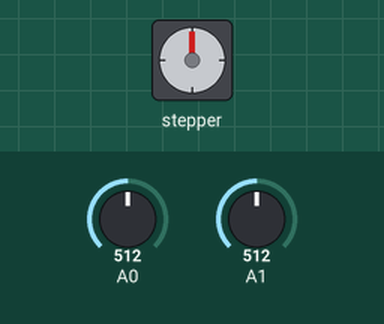
Recording of a sketch running on a simulated Arduino Uno, built with avr-gcc and run on an emulated ATmega328P. Parts: stepper motor. Inputs (shaded band) come from the test bench; at power-on: A0 = 512, A1 = 512. Stepper angles assume 2048 steps per turn.

Above: at 1.2 s.
1.3 s: A0 set to 891
2.8 s: A0 set to 909
At 2.95 s:
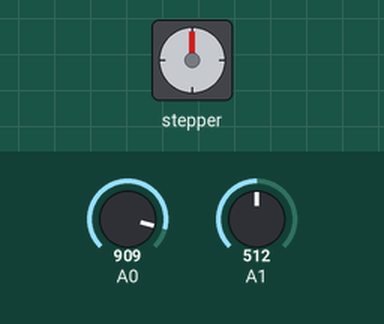
At 3.55 s:
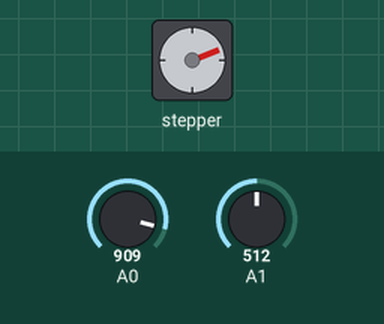
5.8 s: A1 set to 53
8.8 s: A1 set to 46
At 9.3 s:
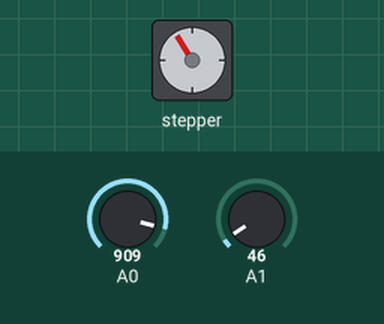
Timing chart, 0 to 11.3 s (numbered marks = the images above; inputs shaded):
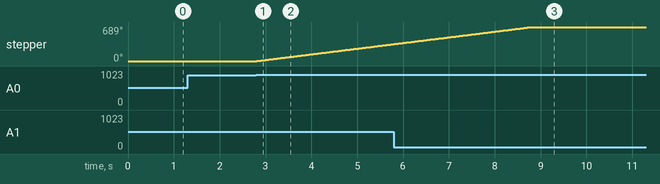

Measured:
- the behaviour switches between 900 and 901 on A0 (found by bisection; images 0 and 1)
- the behaviour switches between 50 and 49 on A1 (found by bisection; images 2 and 3)
- after the input at 1.3 s, every drawn part: stays the same
- after the input at 2.8 s, stepper: keeps turning clockwise at about 115°/s, starting at once
- after the input at 8.8 s, stepper: stops changing and stays 689°

The sketch:

astro_tracker.ino
```cpp
#include <AccelStepper.h>

// #define DEBUG
#define MotorInterfaceType 4

typedef enum {
  STOP,
  TRACK,
  REWIND
} OperationMode;

// STEPPER MOTOR CONSTANTS (28BYJ-48)
const int STEPS_PER_REVOLUTION = 2048;  // 2048 steps to make one full revolution

// MECHANICAL CONSTANTS
const double SIDEREAL_TIME_SEC = 86164.0905;  // time for a complete rotation of Earth
const double THREAD_PITCH_MM = 1.25;          // thread pitch is 1.25 mm
const double BASE_LENGTH_MM = 295.0;          // 29.5 cm from hinge to thread center

// CALCULATIONS
const double SIDEREAL_RAD_SEC = (2 * PI) / SIDEREAL_TIME_SEC;                      // one-second Earth rotation value expressed in radiant degrees
const double LINEAR_MOVEMENT_MM_MIN = (BASE_LENGTH_MM) * (SIDEREAL_RAD_SEC * 60);  // linear movement of the rod in millimeters in a minute
const double ROTATIONS_PER_MINUTE = LINEAR_MOVEMENT_MM_MIN / THREAD_PITCH_MM;      // computes how many revolutions the rod does in a minute
const double STEPS_PER_SEC = (ROTATIONS_PER_MINUTE * STEPS_PER_REVOLUTION) / 60;   // computes required steps in one second to match required rotation

// CHECKING MAX DURATION OF TRACKING OPERATIONS
const double USABLE_ROD_LENGTH_MM = 300;                                        // usable rod length from starting position to end
const double MAX_DURATION_MIN = USABLE_ROD_LENGTH_MM / LINEAR_MOVEMENT_MM_MIN;  // max amount of minutes of tracking time

AccelStepper motor(MotorInterfaceType, 2, 4, 3, 5);
OperationMode opMode = OperationMode::STOP;
int buttonState;
int resetButtonState;

OperationMode getOperationMode() {
  if (buttonState < 100) {
    return OperationMode::TRACK;
  } else if (buttonState > 900) {
    return OperationMode::REWIND;
  } else {
    return opMode;
  }
}

double getSpeed() {
  if (opMode == OperationMode::STOP)
    return 0;
  else if (opMode == OperationMode::TRACK)
    return -STEPS_PER_SEC;
  return motor.maxSpeed();
}

void setup() {
  pinMode(A0, INPUT);
  pinMode(A1, INPUT);

  motor.setMaxSpeed(700);

#ifdef DEBUG
  Serial.begin(9600);
#endif
}

void loop() {
  buttonState = analogRead(A0);
  resetButtonState = analogRead(A1);

#ifdef DEBUG
  Serial.print("buttonState = ");
  Serial.print(buttonState);
  Serial.print(" | ");
  Serial.print("resetButtonState = ");
  Serial.print(resetButtonState);
  Serial.print("\n");
#endif

  OperationMode newOpMode = getOperationMode();

  if (newOpMode != opMode) {
    opMode = newOpMode;
  }

  if (resetButtonState < 50) {
    opMode = OperationMode::STOP;
  }

  motor.setSpeed(getSpeed());
  motor.runSpeed();
}
```
